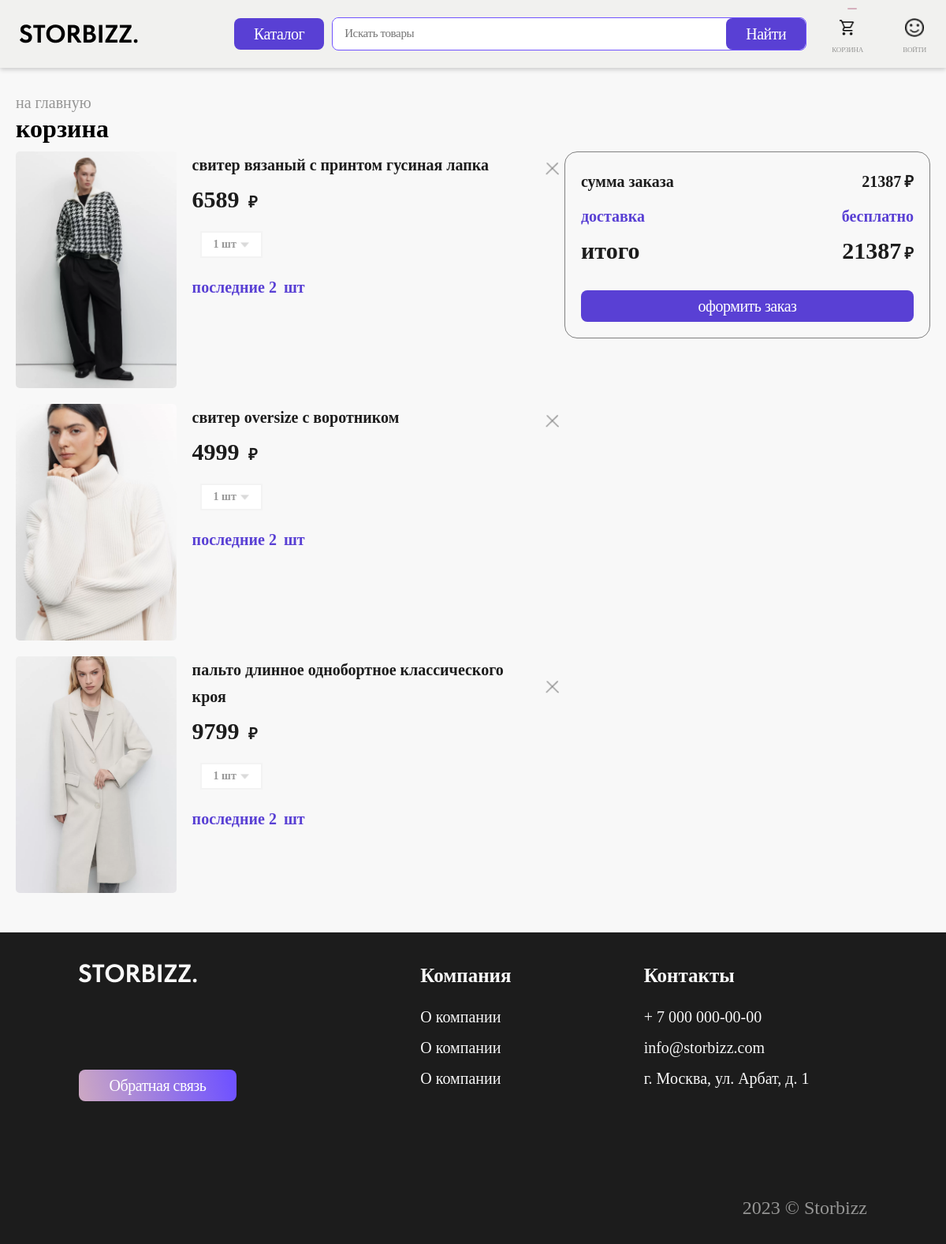
The page /cart/1 on the database its author committed.
### shop/models.py (models this page shows)
class Good(models.Model):
    TYPE_CHOICES = (
        (0, 'Бомберы'),
        (1, 'Ветровки'),
        (2, 'Джинсовые куртки'),
        (3, 'Кожаные куртки'),
        (4, 'Куртки рубашки'),
        (5, 'Пальто'),
        (6, 'Пуховики'),
        (7, 'Тренчи'),
        (8, 'Куртки'),
        (9, 'Водолазки'),
        (10, 'Джемперы'),
        (11, 'Кардиганы'),
        (12, 'Свитеры'),
        (13, 'Джинсы'),
        (14, 'Платья'),
        (15, 'Футболки'),
        (16, 'Худи'),
        (17, 'Брюки'),
        (18, 'Блузы'),
        (19, 'Юбки'),
        (20, 'Пиджаки'),
        (21, 'Шорты'),
        (22, 'Топы и майки'),
        (23, 'Нижнее белье'),
        (24, 'Спортивная одежда'),
        (25, 'Одежда для дома'),
        (26, 'Обувь'),
        (27, 'Аксессуары'),
        (28, 'Жакеты'),
        (29, 'Поло'),
        (30, 'Лонгсливы'),
        (31, 'Толстовки'),
        (32, 'Свитшоты'),
        (33, 'Рубашки'),
    )
    GENDER_CHOICES = (
        (0, 'Мужское'),
        (1, 'Женское'),
        (2, 'Детское'),
    )
    name = models.CharField(max_length=255, verbose_name='наименование', null=True, blank=True)
    image_1 = models.ImageField(upload_to='img/', null=True, blank=True, verbose_name='изображение 1')
    image_2 = models.ImageField(upload_to='img/', null=True, blank=True, verbose_name='изображение 2')
    image_3 = models.ImageField(upload_to='img/', null=True, blank=True, verbose_name='изображение 3')
    image_4 = models.ImageField(upload_to='img/', null=True, blank=True, verbose_name='изображение 4')
    is_new = models.BooleanField(default=False, verbose_name='новинка')
    is_popular = models.BooleanField(default=False, verbose_name='популярный товар')
    price = models.FloatField(verbose_name='цена', null=True, blank=True)
    type = models.IntegerField(verbose_name='тип', null=True, blank=True, choices=TYPE_CHOICES)
    gender = models.IntegerField(verbose_name='пол', null=True, blank=True, choices=GENDER_CHOICES)
    description = models.TextField(verbose_name='описание', null=True, blank=True)
    color = models.CharField(max_length=20, verbose_name='цвет', null=True, blank=True)
    color_code = models.IntegerField(verbose_name='код цвета', null=True, blank=True)
    article = models.CharField(max_length=20, verbose_name='артикул', null=True, blank=True)
    material = models.TextField(verbose_name='состав', null=True, blank=True)
    recommendation = models.TextField(verbose_name='рекомендации', null=True, blank=True)
    goods = models.ManyToManyField('Cart', through='CartGood')

class Cart(models.Model):
    user = models.OneToOneField(User, related_name='cart', on_delete=models.CASCADE)
    goods = models.ManyToManyField(Good, through='CartGood')
    @property
    def goods_cost(self):
        price_sum = 0
        if self.goods:
            for good in self.goods.all():
                price_sum += good.price
        return price_sum
    @property
    def delivery_cost(self):
        cost = 349 if 5000 >= self.goods_cost > 0 else 0
        return cost
    @property
    def total(self):
        if self.goods:
            return self.goods_cost + self.delivery_cost
        else:
            return 0

### shop/views.py (the view)
# urls.py: path('cart/<int:pk>', CartDetailView.as_view(), name='cart'),
class CartDetailView(DetailView):
    model = Cart
    template_name = 'src/basket.html'
    context_object_name = 'cart'

### templates/src/basket.html (shortened to what this page needs)
{% extends './main.html' %}
{% load static %}
{% block content %}
    <main class="content">
     <div class="basket-content content-basket">
          <div class="content-basket__conteiner container">
             <a href="home.html" class="content-basket__title title-grey">на главную</a>
               <div class="content-basket__title title">корзина</div>
               <div class="content-basket__content">
                  <div class="content-basket__products">
                     <div class="content-basket__wrapper">
{% if not cart.goods.all %}
      Товаров в корзине нет
{% else %}
{% for good in cart.goods.all %}
<div class="basket-product">
   <a href="{% url 'shop:good' good.id %}" class="basket-product__img card-product__image  ibg"><img src="{{ good.image_1.url }}"
         alt="#"></a>
   <div class="basket-product__content">
      <div class="basket-product__top">
         <div class="basket-product__name card-product__name">{{ good.name }}</div>
         <a href="{% url 'shop:delete_from_cart' user.id good.id %}" class="basket-product__delete "><img src="{% static 'img/img/close.png' %}" alt="#"></a>
      </div>
      <div class="basket-product__buttom">
         <div class="basket-product__price card-product__price rub">{{ good.price|floatformat:0 }}
         </div>
         <div class="basket-product__size-content">
            <div class="basket-product__select">
            </div>
         </div>
         <div class="basket-product__remainder">последние <span class="count">2 </span></div>
      </div>
   </div>
</div>
{% endfor %}
{% endif %}
                     </div>
                  </div>
                  <div class="content-basket__total">
                     <div class="content-basket__total-content">
                        <div class="content-basket__item">
                           <div class="content-basket__left content-basket__sum">сумма заказа</div>
                           <div class="content-basket__right content-basket__sum rub">{{ cart.goods_cost|floatformat:0 }}</div>
                        </div>
                        <div class="content-basket__item">
                           <div class="content-basket__left content-basket__delivery">доставка</div>
                           {% if cart.delivery_cost %}
                           <div class="content-basket__right content-basket__delivery">{{ cart.delivery_cost|floatformat:0 }}</div>
                           {% else %}
                           <div class="content-basket__right content-basket__delivery">бесплатно</div>
                           {% endif %}
                        </div>
                        <div class="content-basket__item">
                           <div class="content-basket__left content-basket__result">итого</div>
                           <div class="content-basket__right content-basket__result rub">{{ cart.total|floatformat:0 }}</div>
                        </div>
                        <a href="{% url 'shop:order' %}" type="submit" class="content-basket__btn btn  btn-input">оформить
                           заказ</a>
                     </div>
                  </div>
               </div>
            </div>
         </div>
      </main>
{% endblock content %}

### templates/src/main.html (shortened to what this page needs)
<!DOCTYPE html>
<html lang="en">
<head>
   {% load static %}
   <link rel="stylesheet" href="{% static 'css/swiper-bundle.min.css' %}">
   <link rel="stylesheet" href="{% static 'css/style.css' %}">
</head>
<body>
<div class="wrapper _tabs">
    {% include './#sourse/header-2.html' %}
    {% block content %}
    {% endblock %}
    {% include './#sourse/footer.html' %}
</div>
</body>
</html>

### templates/src/#sourse/header-2.html (shortened to what this page needs)
{% load static %}
<header id="header" class="header lock-padding">
   <div class="header-container container">
      <div class="header__top top-header">
         <div class="top-header__content ">
            <div class="top-header__column top-header__column-1">
               <a href="{% url 'shop:home' %}" class="top-header__logo">
                  <img src="{% static 'img/img/storbizz.png'%}" alt="#">
               </a>
               <div class="top-header__catalog">
                  <a href="#" class="top-header__btn btn">
                     <span>Каталог</span>
                  </a>
               </div>
            </div>
            <div data-da="container__search,0,950" class="top-header__column top-header__column-2">
               <form method="get" action="{% url 'shop:search' %}" class="header__search search-header search">
                  <div class="search-header__content  search-content">
                     <div class="search-header__input search-content__input">
                        <input autocomplete="off" placeholder="Искать товары " type="text" data-value="Искать товары" name="word" data-error=""
                           data-value="" class="input" >
                     </div>
                     <button type="submit" class="search-header__btn btn  btn-input">Найти</button>
                  </div>
               </form>
            </div>
            <div class="top-header__column top-header__column-3">
               <div class="top-header__column-contet">
                  <div class="top-header__items">
                     {% if user.is_authenticated %}
                     <a href="{% url 'shop:cart' user.cart.id %}" class="top-header__item item-header">
                     {% else %}
                        <a href="{% url 'login' %}" class="top-header__item item-header">
                     {% endif %}
                        <div class="item-header__icon"> <img src="{% static 'img/img/icons/header/icon-2.png' %}" alt=""><span>{{ user.cart.goods.count }}</span>
                        </div>
                        <div class="item-header__name">Корзина</div>
                     </a>
                     {% if user.is_authenticated %}
                     <a href="{% url 'account' user.id %}" class="top-header__item item-header ">
                        <div class="item-header__icon"> <img src="{% static 'img/img/icons/header/icon-3.png' %}" alt="">
                        </div>
                        <div class="item-header__name">Войти</div>
                     </a>
                     {% else %}
                        <a href="{% url 'login' %}" class="top-header__item item-header ">
                        <div class="item-header__icon"> <img src="{% static 'img/img/icons/header/icon-3.png' %}" alt="">
                        </div>
                        <div class="item-header__name">Войти</div>
                     </a>
                     {% endif %}
                  </div>
               </div>
            </div>
         </div>
      </div>
   </div>
</header>

### templates/src/#sourse/footer.html
{% load static %}
<footer class="footer">
   <div class="footer__container container">
      <div class="footer__body">
         <div class="footer__top">
            <div class="footer__column footer__column-1 ">
               <a class="footer__logo"><img src=" {% static 'img/img/logo.png' %}" alt="#"></a>
               <button type="submit" class="footer__btn btn ">Обратная связь</button>
            </div>
            <div class="footer__column footer__column-2">
               <div class="footer__label">Компания</div>
               <ul class="footer__list">
                  <li><a class="footer__link" href="#">О компании</a></li>
                  <li><a class="footer__link" href="#">О компании</a></li>
                  <li><a class="footer__link" href="#">О компании</a></li>
               </ul>
            </div>
            <div class="footer__column footer__column-3">
               <div class="footer__label">Контакты</div>
               <ul class="footer__list">
                  <li><a class="footer__link" href="tel:+70000000000">+ 7 000 000-00-00 </a></li>
                  <li><a class="footer__link" href="#">info@storbizz.com</a></li>
                  <li><a class="footer__link" href="#">г. Москва, ул. Арбат, д. 1</a></li>
               </ul>
            </div>
         </div>
         <div class="footer__bottom">
            <div class="footer__year">2023 © Storbizz</div>
         </div>
      </div>
   </div>
</footer>

### rows shown on the page
Good: image_1 (picture), name "свитер вязаный с принтом гусиная лапка", price "6589"
Good: image_1 (picture), name "свитер oversize с воротником", price "4999"
Good: image_1 (picture), name "пальто длинное однобортное классического кроя", price "9799"
Cart: goods_cost "21387", total "21387"
